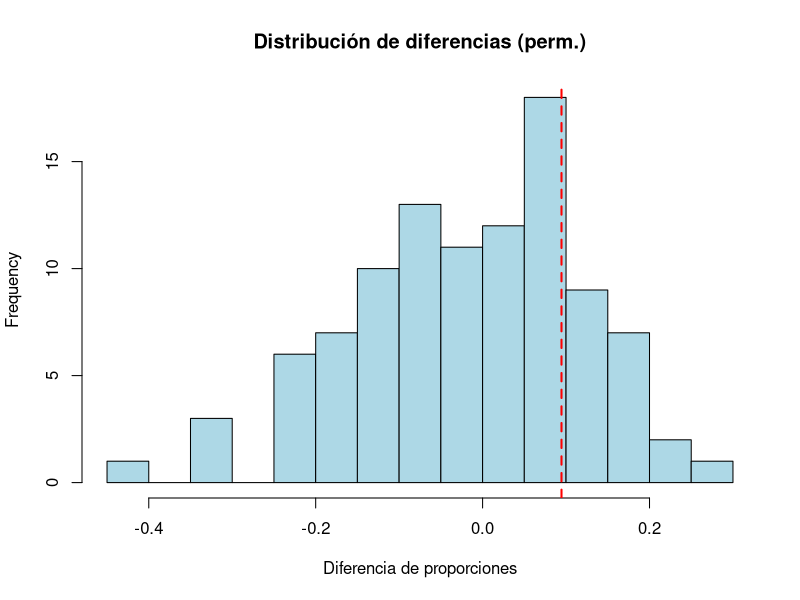

This figure's R source: (Note: this script raises an error after producing the figure.)
## ---- chunk 1
knitr::opts_chunk$set(echo = TRUE)
library(knitr)
library(dplyr)
library(ggplot2)
library(boot)
library(car)
library(ggpubr)
## ---- chunk 2
# Leemos los datos
datos <- read.csv("EI-2024-2-PE2-Datos-Forma-06.csv")
datos$macro_zona <- as.factor(datos$macro_zona)
datos$franja <- as.factor(datos$franja)

str(datos)

set.seed(131)
## ---- chunk 3
# Filtrar viviendas DFL2 (superficie <= 120 m2)
data_DFL2 <- subset(datos, superf <= 120)

# Separar datos por macrozona (centro y sur)
centro <- subset(data_DFL2, macro_zona == "centro")
sur <- subset(data_DFL2, macro_zona == "sur")
## ---- chunk 4
# Calcular proporción de sobreconsumo en cada macrozona
prop_centro <- mean(centro$sobre_cons == "si")
prop_sur <- mean(sur$sobre_cons == "si")

# Diferencia observada en proporciones
diff_obs <- prop_centro - prop_sur

cat("Diferencia observada en proporciones:", diff_obs, "\n")
## ---- chunk 5
# Crear la columna combinada para remuestreo
data_combined <- data_DFL2[, c("macro_zona", "sobre_cons")]
## ---- chunk 6
perm_test <- function(data, n_perm = 100) {
  diff_perm <- numeric(n_perm)
  
  for (i in 1:n_perm) {
    # Permutar las etiquetas de macrozona
    data$macro_zona <- sample(data$macro_zona)
    
    # Recalcular proporciones con las etiquetas permutadas
    prop_centro_perm <- mean(data[data$macro_zona == "centro", "sobre_cons"] == "si")
    prop_sur_perm <- mean(data[data$macro_zona == "sur", "sobre_cons"] == "si")
    
    # Guardar la diferencia en proporciones
    diff_perm[i] <- prop_centro_perm - prop_sur_perm
  }
  
  return(diff_perm)
}

# Ejecutar 100 permutaciones
n_permutations <- 100
diff_permuted <- perm_test(data_combined, n_perm = n_permutations)

# Creamos un histograma para visualizar la distribución de las diferencias
hist(diff_permuted, breaks = 20, main = "Distribución de diferencias (perm.)",
     xlab = "Diferencia de proporciones", col = "lightblue")
abline(v = diff_obs, col = "red", lwd = 2, lty = 2)  # Línea para la diferencia observada

## ---- chunk 7
p_value <- mean(abs(diff_permuted) >= abs(diff_obs))

cat("P-valor:", p_value, "\n")
## ---- chunk 8
# Seleccionamos datos de entrenamiento y de prueba
datos_entren <- datos[1:70,] # fila 1 a 70 y todas las columnas
datos_prueba <- datos[71:100,]
## ---- chunk 9
nombre_respuesta <- "consumo"

# Extraer solo las columnas numéricas para revisar correlación
datos_num <- datos_entren[, sapply(datos_entren, is.numeric)]

i_respuesta_resto <- which(colnames(datos_num)==nombre_respuesta) # Indice de la columna de la var de rpta

# Calcular la matriz de correlación
correlacion <- cor(datos_num[ , -i_respuesta_resto], y = datos_num[[nombre_respuesta]])

cat("Correlacion con consumo:\n")
print(correlacion)
## ---- chunk 10
i_mejor <- which(correlacion == max(abs(correlacion)))

# Seleccionamos 9no predictor
#predictor <- colnames(datos_resto)[i_mejor]
predictor <- rownames(correlacion)[i_mejor]
cat("La variable seleccionada es: ",predictor)
## ---- chunk 11
# Definimos modelo mínimo, en este caso modelo nulo
modelo_nulo <- lm(consumo ~ 1, data = datos_entren)

# Definimos modelo máximo, en este caso consideramos a todas las variables
modelo_rlm_max <- lm(consumo ~ . ,data = datos_entren)

modelo_rlm <- step(modelo_nulo, scope = list(lower = modelo_nulo, upper = modelo_rlm_max),
               direction = "both",
               test = "F", trace = 1)

# Mostrar los coeficientes del modelo conseguido
cat("\nModelo obtenido:\n")
print(modelo_rlm[["coefficients"]])
## ---- chunk 12
# Actualizamos el modelo quitando res_term
modelo_rlm <- update(modelo_rlm, . ~ . - res_term)
print(summary(modelo_rlm))
## ---- chunk 13
# Actualizamos el modelo quitando res_term
modelo_rlm <- update(modelo_rlm, . ~ . - n_elec_gr)
print(summary(modelo_rlm))
## ---- chunk 14
cat("Factores de inflación de la varianza:\n")
print(vif(modelo_rlm))
cat("Estadísticos de tolerancia:\n")
print(1 / vif(modelo_rlm))
## ---- chunk 15
rlm <- update(modelo_rlm, . ~ . - horas_uso)

cat("Factores de inflación de la varianza:\n")
print(vif(rlm))
cat("Estadísticos de tolerancia:\n")
print(1 / vif(rlm))
## ---- chunk 16
cat("Prueba de curvatura:\n")
residualPlots(modelo_rlm, type = "rstandard", terms = ~ 1, col = "steelblue", pch = 20, col.quad = "red")
## ---- chunk 17
# Grafico qq
qq_res <- ggqqplot(data.frame(Residuos = resid(modelo_rlm)), x = "Residuos", color = "steelblue")
print(qq_res)

sw_res <- shapiro.test(resid(modelo_rlm))
cat("Test de normalidad de los residuos del modelo de RLM:")
print(sw_res)
## ---- chunk 18
cat("Prueba de varianza del error no constante:\n")
ncvTest(modelo_rlm)

cat("\nIndependencia de los residuos\n")
print(durbinWatsonTest(modelo_rlm))
## ---- chunk 19
# Desplegar gráficos de influencia
casos_influyentes <- influencePlot(modelo_rlm, id = list(n = 3))
cat("\nCasos que podrían ser influyentes:\n")
print(casos_influyentes)

## ---- chunk 20
crPlots(modelo_rlm,
        col = "steelblue", pch = 20, col.lines = c("red", "steelblue"),
        smooth = list(smoother = loessLine, span = 1),
        id = list(method = "r", n = 8, cex = 0.7, location = "lr"))

modelo_rlm2 <- lm(consumo ~ horas_uso + temp_inv + superf + edad_elec, data = datos_entren[-65, ])
crPlots(modelo_rlm,
        col = "steelblue", pch = 20, col.lines = c("red", "steelblue"),
        smooth = list(smoother = loessLine, span = 1),
        id = list(method = "r", n = 8, cex = 0.7, location = "lr"))
## ---- chunk 21
cat("Prueba de varianza del error no constante:\n")
ncvTest(modelo_rlm2)

cat("\nIndependencia de los residuos\n")
print(durbinWatsonTest(modelo_rlm2))
## ---- chunk 22
# Definir una función para calcular el RMSE con un modelo ya creado
calc_rmse <- function(data, indices) {
  # Realizar el remuestreo
  bootstrap_data <- data[indices, ]
  
  # Predecir sobre los datos de prueba originales usando el modelo ya creado
  predicciones <- predict(modelo_rlm2, newdata = datos_prueba)
  
  # Calcular el RMSE
  errores <- datos_prueba$consumo - predicciones
  rmse <- sqrt(mean(errores^2, na.rm = TRUE))

  
  return(rmse)
}

# Evaluar el modelo con bootstrapping
boot_results <- boot(data = datos_entren, statistic = calc_rmse, R = 499)

# Mostrar el resumen de los resultados del bootstrapping
cat("Estimación del RMSE mediante bootstrapping:\n")
print(boot_results)

# Calcular un intervalo de confianza del 95% para el RMSE
ci <- boot.ci(boot_results, type = "perc")
cat("Intervalo de confianza del 95% para el RMSE:\n")
print(ci)

# Evaluar si el modelo cumple con el requerimiento del gobierno
if (ci$percent[4] < 2) {
  cat("El modelo satisface los requerimientos del gobierno (error menor a 2 Kwh).\n")
} else {
  cat("El modelo NO satisface los requerimientos del gobierno (error mayor a 2 Kwh).\n")
}
